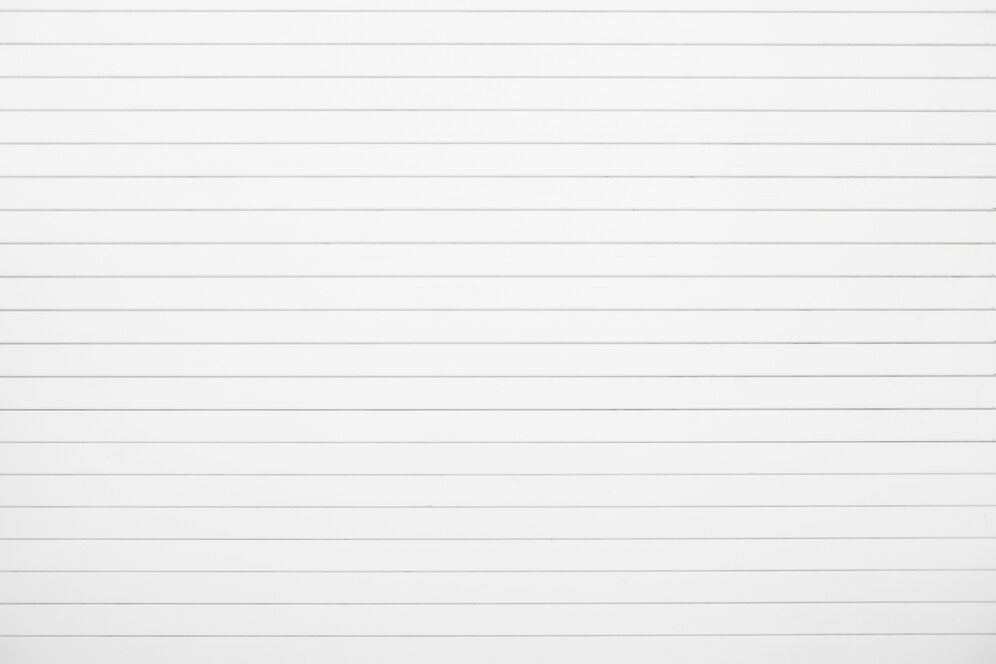
#> input picture trdg/images/bg (1).jpg, 996 x 664 px
$ python -i labelcheck.py   (imports and definitions only)
#> lines starting #> are read from the running program, lines starting #| are printed output that depends on the picture
#> further down, picture is the input picture: PIL image 996x664 RGB; mean R, G, B 240.1, 240.1, 240.1
import os
import random
import glob
import cv2
import numpy as np
from PIL import Image, ImageDraw, ImageFont, ImageFilter
import albumentations as A
import math

# [45 lines left out: function generate_text_snippet, not called in this run]

def overlay_text_on_background(background, text_image, position):
    background.paste(text_image, position, text_image)
    return background

# [45 lines left out: function apply_transformations, not called in this run]

def add_shadow(image):
    shadow = Image.new('RGBA', image.size, (0, 0, 0, 0))
#> shadow: PIL image 996x664 RGBA; every value is 0
    draw = ImageDraw.Draw(shadow)
    shadow_width, shadow_height = image.size
#> shadow_width = 996; shadow_height = 664
    shadow_offset = random.randint(5, 20)
    draw.rectangle([shadow_offset, shadow_offset, shadow_width, shadow_height], fill=(0, 0, 0, 100))
    shadow = shadow.filter(ImageFilter.GaussianBlur(radius=10))
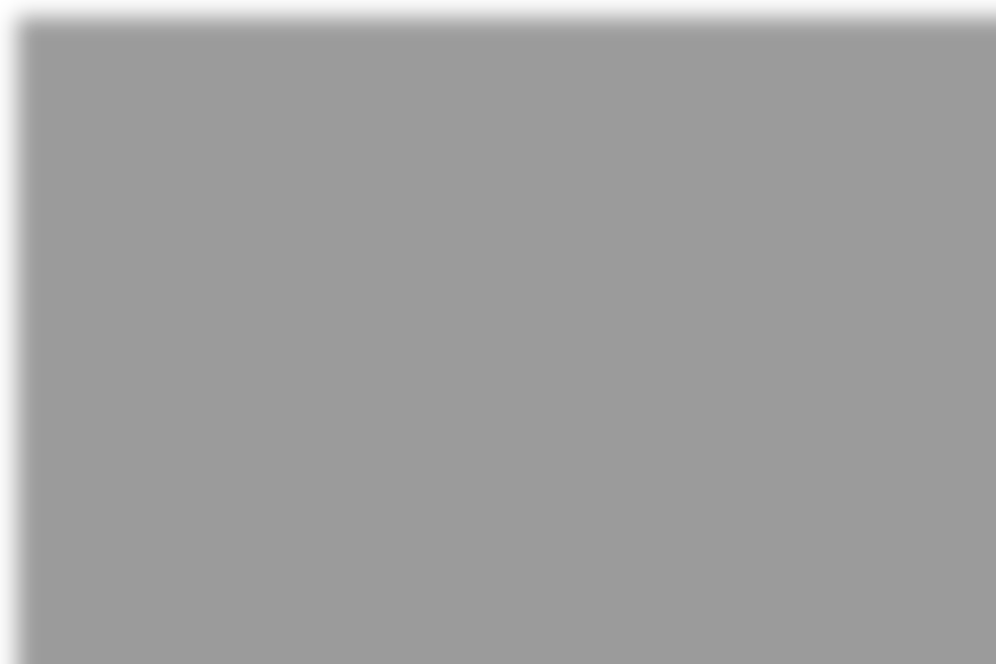
#> shadow: PIL image 996x664 RGBA; mean R, G, B, A 0, 0, 0, 95.7; transparent parts drawn white

    # Ensure both images have the same size and mode
    shadow = shadow.resize(image.size)
    if image.mode != 'RGBA':
        image = image.convert('RGBA')

    image = Image.alpha_composite(shadow, image)
    return image

# [4 lines left out: function add_highlight, not called in this run]

def add_ink_bleed(image):
    return image.filter(ImageFilter.GaussianBlur(radius=2))

# [103 lines left out: functions add_fold_lines, read_text_file, generate_synthetic_document, not called in this run]

# Example usage
# [1 line not run here, left out]

# [18 lines left out: function visualize_labels, not called in this run]

# Example usage
# [1 line not run here, left out]

>>> from PIL import Image
>>> picture = Image.open('trdg/images/bg (1).jpg')
>>> result = add_shadow(picture)

$ run again, on trdg/images/bg (3).jpg
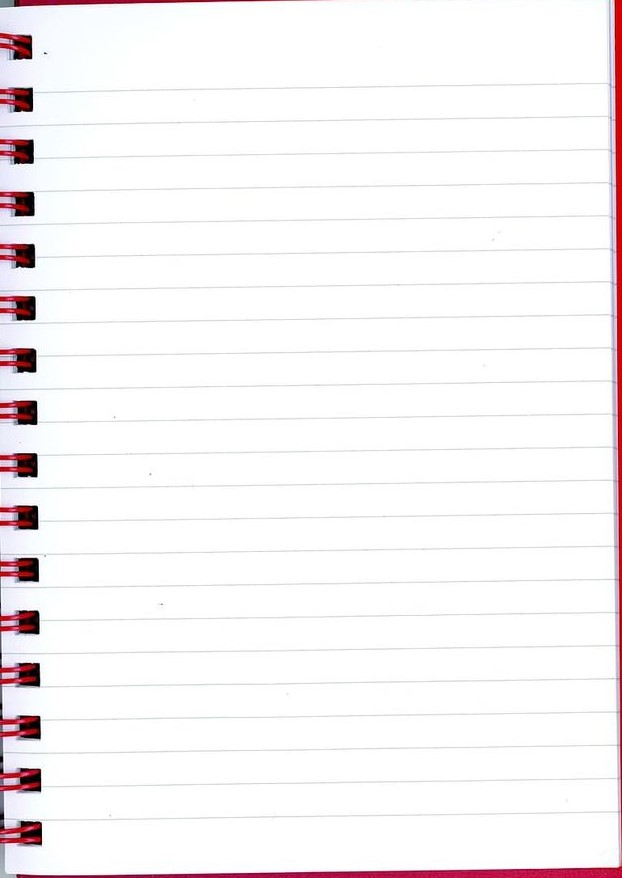
#> input picture trdg/images/bg (3).jpg, 622 x 878 px
#> picture is the input picture: PIL image 622x878 RGB; mean R, G, B 247.5, 243.5, 244.8
#> in add_shadow, `shadow = shadow.filter(ImageFilter.GaussianBlur(radius=10))`:
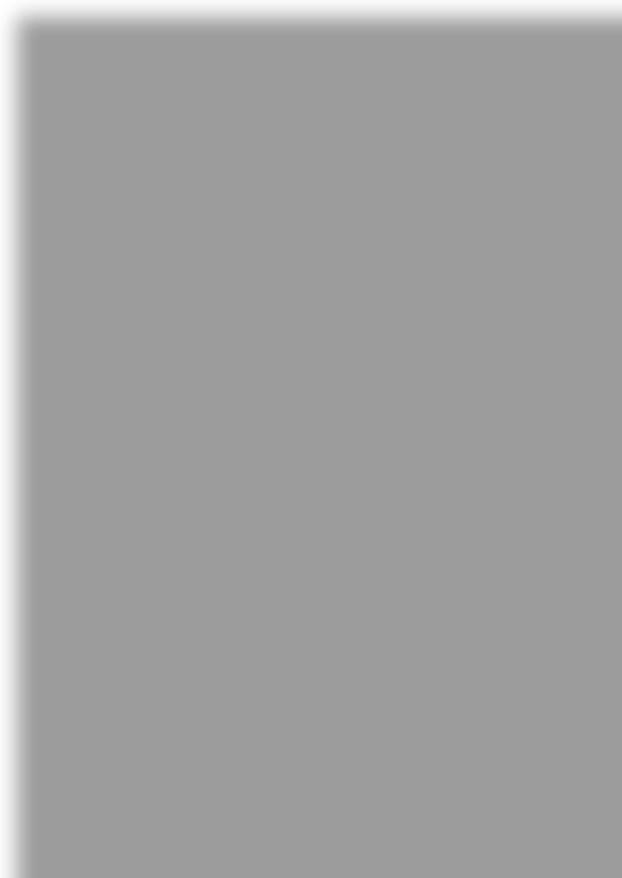
#> shadow: PIL image 622x878 RGBA; mean R, G, B, A 0, 0, 0, 95.4; transparent parts drawn white
